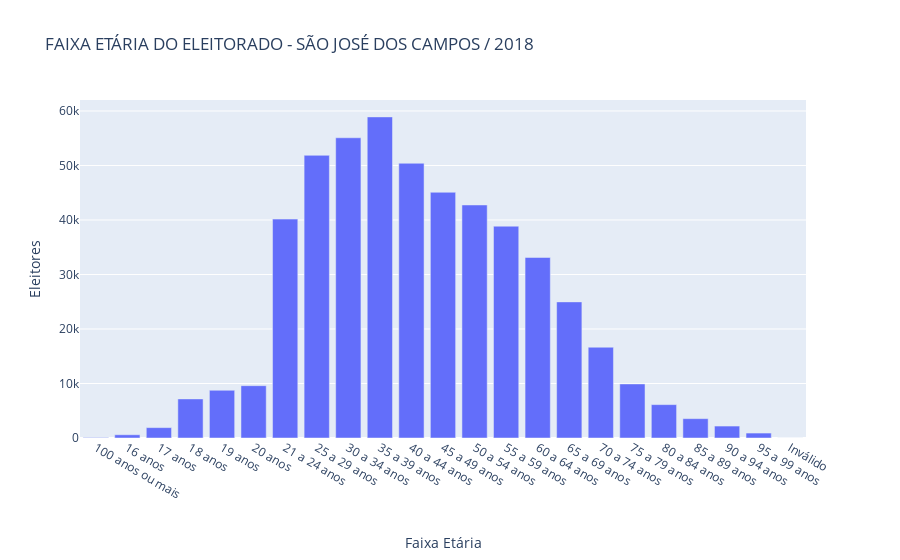

Notebook source saved alongside this figure:
### Markdown cell above
### Faixa Etária
Para faixa etária, observamos um gráfico que relaciona a quantidade de pessoas com o intervalo de idade que elas se encaixam:

### Code cell
total_eleitores_faixaetaria = municipio_eleitores.groupby('DS_FAIXA_ETARIA')['QT_ELEITORES_PERFIL'].sum()
fig=px.bar(total_eleitores_faixaetaria, x= total_eleitores_faixaetaria.index, y=total_eleitores_faixaetaria.values,
          title='FAIXA ETÁRIA DO ELEITORADO - ' + eleicao_municipio.upper() + " / " + str(eleicao_ano), 
          labels={'y':'Eleitores', 'DS_FAIXA_ETARIA':'Faixa Etária'})

fig.show()

### Figure 1 — Plotly figure (JSON) as saved in the notebook; plotly's stock layout.template omitted (floating-point values rounded to 4 significant figures)
{"data": [{"alignmentgroup": "True", "hovertemplate": "Faixa Etária=%{x}<br>Eleitores=%{y}<extra></extra>", "legendgroup": "", "marker": {"color": "#636efa"}, "name": "", "offsetgroup": "", "orientation": "v", "showlegend": false, "textposition": "auto", "type": "bar", "x": ["100 anos ou mais              ", "16 anos                       ", "17 anos                       ", "18 anos                       ", "19 anos                       ", "20 anos                       ", "21 a 24 anos                  ", "25 a 29 anos                  ", "30 a 34 anos                  ", "35 a 39 anos                  ", "40 a 44 anos                  ", "45 a 49 anos                  ", "50 a 54 anos                  ", "55 a 59 anos                  ", "60 a 64 anos                  ", "65 a 69 anos                  ", "70 a 74 anos                  ", "75 a 79 anos                  ", "80 a 84 anos                  ", "85 a 89 anos                  ", "90 a 94 anos                  ", "95 a 99 anos                  ", "Inválido                      "], "xaxis": "x", "y": [85, 593, 1905, 7173, 8754, 9600, 40163, 51866, 55086, 58915, 50407, 45084, 42755, 38864, 33122, 24973, 16654, 9920, 6125, 3548, 2193, 906, 2], "yaxis": "y"}], "layout": {"barmode": "relative", "legend": {"tracegroupgap": 0}, "title": {"text": "FAIXA ETÁRIA DO ELEITORADO - SÃO JOSÉ DOS CAMPOS / 2018"}, "xaxis": {"anchor": "y", "domain": [0, 1], "title": {"text": "Faixa Etária"}}, "yaxis": {"anchor": "x", "domain": [0, 1], "title": {"text": "Eleitores"}}}}
